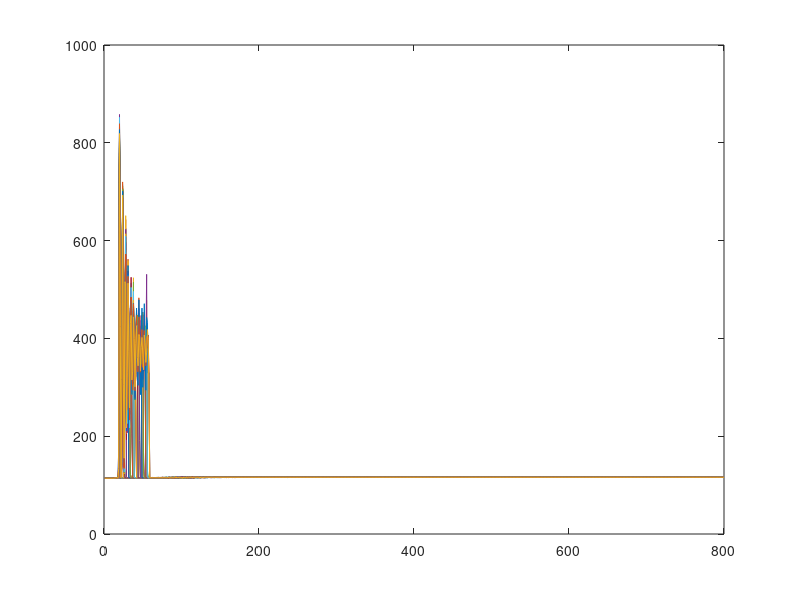

MATLAB code for this plot:
p20 = fread(fopen('paper_120cm.txt'),'uint16');
p20(p20==hex2dec('FFFF')) = [];
[n dc] = size(p20)
p20 = reshape(p20,[800 n/800])



plot(p20)
